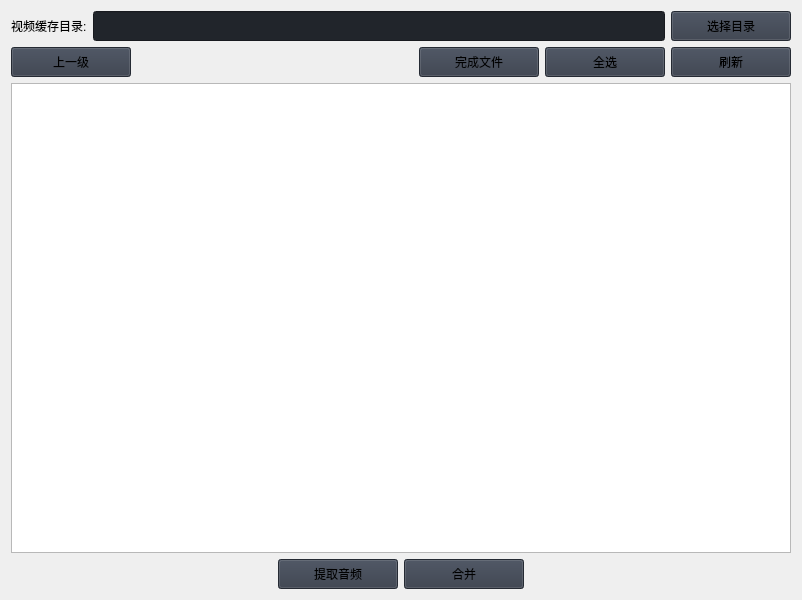
<?xml version="1.0" encoding="UTF-8"?>
<ui version="4.0">
 <class>WorkPageWidget</class>
 <widget class="QWidget" name="WorkPageWidget">
  <property name="geometry">
   <rect>
    <x>0</x>
    <y>0</y>
    <width>802</width>
    <height>600</height>
   </rect>
  </property>
  <property name="windowTitle">
   <string>MainWindow</string>
  </property>
  <layout class="QVBoxLayout" name="verticalLayout_3">
   <item>
    <layout class="QVBoxLayout" name="verticalLayout_2">
     <item>
      <layout class="QVBoxLayout" name="verticalLayout">
       <item>
        <layout class="QHBoxLayout" name="CatchVedioDirLayout">
         <item>
          <widget class="QLabel" name="vedioDirLabel">
           <property name="text">
            <string>视频缓存目录:</string>
           </property>
          </widget>
         </item>
         <item>
          <widget class="QLineEdit" name="vedioDirShowLineEdit">
           <property name="minimumSize">
            <size>
             <width>0</width>
             <height>30</height>
            </size>
           </property>
           <property name="styleSheet">
            <string notr="true">background-color: rgb(33, 37, 43);</string>
           </property>
           <property name="dragEnabled">
            <bool>true</bool>
           </property>
           <property name="clearButtonEnabled">
            <bool>true</bool>
           </property>
          </widget>
         </item>
         <item>
          <widget class="QPushButton" name="selectVedioDirBtn">
           <property name="minimumSize">
            <size>
             <width>120</width>
             <height>30</height>
            </size>
           </property>
           <property name="styleSheet">
            <string notr="true">background-color: rgb(52, 59, 72);</string>
           </property>
           <property name="text">
            <string>选择目录</string>
           </property>
          </widget>
         </item>
        </layout>
       </item>
       <item>
        <layout class="QHBoxLayout" name="horizontalLayout">
         <item>
          <widget class="QPushButton" name="goBackBtn">
           <property name="minimumSize">
            <size>
             <width>120</width>
             <height>30</height>
            </size>
           </property>
           <property name="styleSheet">
            <string notr="true">background-color: rgb(52, 59, 72);</string>
           </property>
           <property name="text">
            <string>上一级</string>
           </property>
          </widget>
         </item>
         <item>
          <spacer name="horizontalSpacer">
           <property name="orientation">
            <enum>Qt::Horizontal</enum>
           </property>
           <property name="sizeHint" stdset="0">
            <size>
             <width>40</width>
             <height>20</height>
            </size>
           </property>
          </spacer>
         </item>
         <item>
          <layout class="QHBoxLayout" name="horizontalLayout_2">
           <item>
            <widget class="QPushButton" name="completeFileBtn">
             <property name="minimumSize">
              <size>
               <width>120</width>
               <height>30</height>
              </size>
             </property>
             <property name="acceptDrops">
              <bool>false</bool>
             </property>
             <property name="styleSheet">
              <string notr="true">background-color: rgb(52, 59, 72);</string>
             </property>
             <property name="text">
              <string>完成文件</string>
             </property>
            </widget>
           </item>
           <item>
            <widget class="QPushButton" name="selectAllBtn">
             <property name="minimumSize">
              <size>
               <width>120</width>
               <height>30</height>
              </size>
             </property>
             <property name="styleSheet">
              <string notr="true">background-color: rgb(52, 59, 72);</string>
             </property>
             <property name="text">
              <string>全选</string>
             </property>
            </widget>
           </item>
           <item>
            <widget class="QPushButton" name="refreshBtn">
             <property name="minimumSize">
              <size>
               <width>120</width>
               <height>30</height>
              </size>
             </property>
             <property name="styleSheet">
              <string notr="true">background-color: rgb(52, 59, 72);</string>
             </property>
             <property name="text">
              <string>刷新</string>
             </property>
            </widget>
           </item>
          </layout>
         </item>
        </layout>
       </item>
       <item>
        <widget class="QTableWidget" name="dataTableWidget">
         <attribute name="verticalHeaderVisible">
          <bool>false</bool>
         </attribute>
        </widget>
       </item>
       <item>
        <layout class="QHBoxLayout" name="horizontalLayout_3">
         <item>
          <spacer name="horizontalSpacer_2">
           <property name="orientation">
            <enum>Qt::Horizontal</enum>
           </property>
           <property name="sizeHint" stdset="0">
            <size>
             <width>40</width>
             <height>20</height>
            </size>
           </property>
          </spacer>
         </item>
         <item>
          <widget class="QPushButton" name="getMP3Btn">
           <property name="minimumSize">
            <size>
             <width>120</width>
             <height>30</height>
            </size>
           </property>
           <property name="styleSheet">
            <string notr="true">background-color: rgb(52, 59, 72);</string>
           </property>
           <property name="text">
            <string>提取音频</string>
           </property>
          </widget>
         </item>
         <item>
          <widget class="QPushButton" name="mergeBtn">
           <property name="minimumSize">
            <size>
             <width>120</width>
             <height>30</height>
            </size>
           </property>
           <property name="styleSheet">
            <string notr="true">background-color: rgb(52, 59, 72);</string>
           </property>
           <property name="text">
            <string>合并</string>
           </property>
          </widget>
         </item>
         <item>
          <spacer name="horizontalSpacer_3">
           <property name="orientation">
            <enum>Qt::Horizontal</enum>
           </property>
           <property name="sizeHint" stdset="0">
            <size>
             <width>40</width>
             <height>20</height>
            </size>
           </property>
          </spacer>
         </item>
        </layout>
       </item>
      </layout>
     </item>
    </layout>
   </item>
  </layout>
  <action name="settingItem">
   <property name="text">
    <string>设置</string>
   </property>
  </action>
  <action name="exitItem">
   <property name="text">
    <string>退出</string>
   </property>
  </action>
  <action name="helpItem">
   <property name="text">
    <string>使用教程</string>
   </property>
  </action>
  <action name="checkUpdateItem">
   <property name="text">
    <string>检测更新</string>
   </property>
  </action>
  <action name="aboutItem">
   <property name="text">
    <string>关于</string>
   </property>
  </action>
 </widget>
 <resources>
  <include location="../resources.qrc"/>
 </resources>
 <connections/>
 <slots>
  <signal>t1()</signal>
 </slots>
</ui>
